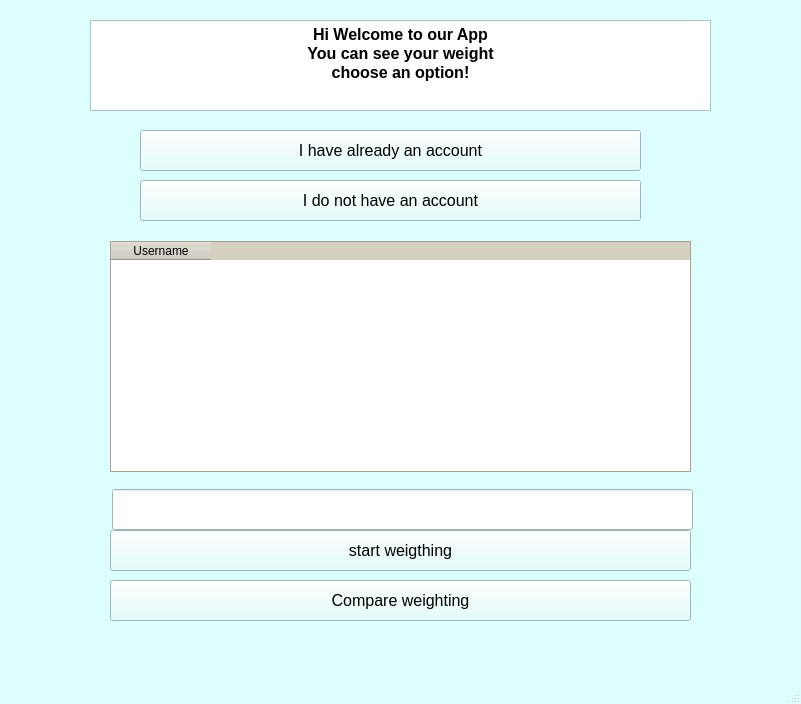
<?xml version="1.0" encoding="UTF-8"?>
<ui version="4.0">
 <class>MainWindow</class>
 <widget class="QMainWindow" name="MainWindow">
  <property name="geometry">
   <rect>
    <x>0</x>
    <y>0</y>
    <width>801</width>
    <height>704</height>
   </rect>
  </property>
  <property name="palette">
   <palette>
    <active>
     <colorrole role="WindowText">
      <brush brushstyle="SolidPattern">
       <color alpha="255">
        <red>0</red>
        <green>0</green>
        <blue>0</blue>
       </color>
      </brush>
     </colorrole>
     <colorrole role="Button">
      <brush brushstyle="SolidPattern">
       <color alpha="255">
        <red>220</red>
        <green>255</green>
        <blue>254</blue>
       </color>
      </brush>
     </colorrole>
     <colorrole role="Light">
      <brush brushstyle="SolidPattern">
       <color alpha="255">
        <red>255</red>
        <green>255</green>
        <blue>255</blue>
       </color>
      </brush>
     </colorrole>
     <colorrole role="Midlight">
      <brush brushstyle="SolidPattern">
       <color alpha="255">
        <red>237</red>
        <green>255</green>
        <blue>254</blue>
       </color>
      </brush>
     </colorrole>
     <colorrole role="Dark">
      <brush brushstyle="SolidPattern">
       <color alpha="255">
        <red>110</red>
        <green>127</green>
        <blue>127</blue>
       </color>
      </brush>
     </colorrole>
     <colorrole role="Mid">
      <brush brushstyle="SolidPattern">
       <color alpha="255">
        <red>147</red>
        <green>170</green>
        <blue>169</blue>
       </color>
      </brush>
     </colorrole>
     <colorrole role="Text">
      <brush brushstyle="SolidPattern">
       <color alpha="255">
        <red>0</red>
        <green>0</green>
        <blue>0</blue>
       </color>
      </brush>
     </colorrole>
     <colorrole role="BrightText">
      <brush brushstyle="SolidPattern">
       <color alpha="255">
        <red>255</red>
        <green>255</green>
        <blue>255</blue>
       </color>
      </brush>
     </colorrole>
     <colorrole role="ButtonText">
      <brush brushstyle="SolidPattern">
       <color alpha="255">
        <red>0</red>
        <green>0</green>
        <blue>0</blue>
       </color>
      </brush>
     </colorrole>
     <colorrole role="Base">
      <brush brushstyle="SolidPattern">
       <color alpha="255">
        <red>255</red>
        <green>255</green>
        <blue>255</blue>
       </color>
      </brush>
     </colorrole>
     <colorrole role="Window">
      <brush brushstyle="SolidPattern">
       <color alpha="255">
        <red>220</red>
        <green>255</green>
        <blue>254</blue>
       </color>
      </brush>
     </colorrole>
     <colorrole role="Shadow">
      <brush brushstyle="SolidPattern">
       <color alpha="255">
        <red>0</red>
        <green>0</green>
        <blue>0</blue>
       </color>
      </brush>
     </colorrole>
     <colorrole role="AlternateBase">
      <brush brushstyle="SolidPattern">
       <color alpha="255">
        <red>237</red>
        <green>255</green>
        <blue>254</blue>
       </color>
      </brush>
     </colorrole>
     <colorrole role="ToolTipBase">
      <brush brushstyle="SolidPattern">
       <color alpha="255">
        <red>255</red>
        <green>255</green>
        <blue>220</blue>
       </color>
      </brush>
     </colorrole>
     <colorrole role="ToolTipText">
      <brush brushstyle="SolidPattern">
       <color alpha="255">
        <red>0</red>
        <green>0</green>
        <blue>0</blue>
       </color>
      </brush>
     </colorrole>
    </active>
    <inactive>
     <colorrole role="WindowText">
      <brush brushstyle="SolidPattern">
       <color alpha="255">
        <red>0</red>
        <green>0</green>
        <blue>0</blue>
       </color>
      </brush>
     </colorrole>
     <colorrole role="Button">
      <brush brushstyle="SolidPattern">
       <color alpha="255">
        <red>220</red>
        <green>255</green>
        <blue>254</blue>
       </color>
      </brush>
     </colorrole>
     <colorrole role="Light">
      <brush brushstyle="SolidPattern">
       <color alpha="255">
        <red>255</red>
        <green>255</green>
        <blue>255</blue>
       </color>
      </brush>
     </colorrole>
     <colorrole role="Midlight">
      <brush brushstyle="SolidPattern">
       <color alpha="255">
        <red>237</red>
        <green>255</green>
        <blue>254</blue>
       </color>
      </brush>
     </colorrole>
     <colorrole role="Dark">
      <brush brushstyle="SolidPattern">
       <color alpha="255">
        <red>110</red>
        <green>127</green>
        <blue>127</blue>
       </color>
      </brush>
     </colorrole>
     <colorrole role="Mid">
      <brush brushstyle="SolidPattern">
       <color alpha="255">
        <red>147</red>
        <green>170</green>
        <blue>169</blue>
       </color>
      </brush>
     </colorrole>
     <colorrole role="Text">
      <brush brushstyle="SolidPattern">
       <color alpha="255">
        <red>0</red>
        <green>0</green>
        <blue>0</blue>
       </color>
      </brush>
     </colorrole>
     <colorrole role="BrightText">
      <brush brushstyle="SolidPattern">
       <color alpha="255">
        <red>255</red>
        <green>255</green>
        <blue>255</blue>
       </color>
      </brush>
     </colorrole>
     <colorrole role="ButtonText">
      <brush brushstyle="SolidPattern">
       <color alpha="255">
        <red>0</red>
        <green>0</green>
        <blue>0</blue>
       </color>
      </brush>
     </colorrole>
     <colorrole role="Base">
      <brush brushstyle="SolidPattern">
       <color alpha="255">
        <red>255</red>
        <green>255</green>
        <blue>255</blue>
       </color>
      </brush>
     </colorrole>
     <colorrole role="Window">
      <brush brushstyle="SolidPattern">
       <color alpha="255">
        <red>220</red>
        <green>255</green>
        <blue>254</blue>
       </color>
      </brush>
     </colorrole>
     <colorrole role="Shadow">
      <brush brushstyle="SolidPattern">
       <color alpha="255">
        <red>0</red>
        <green>0</green>
        <blue>0</blue>
       </color>
      </brush>
     </colorrole>
     <colorrole role="AlternateBase">
      <brush brushstyle="SolidPattern">
       <color alpha="255">
        <red>237</red>
        <green>255</green>
        <blue>254</blue>
       </color>
      </brush>
     </colorrole>
     <colorrole role="ToolTipBase">
      <brush brushstyle="SolidPattern">
       <color alpha="255">
        <red>255</red>
        <green>255</green>
        <blue>220</blue>
       </color>
      </brush>
     </colorrole>
     <colorrole role="ToolTipText">
      <brush brushstyle="SolidPattern">
       <color alpha="255">
        <red>0</red>
        <green>0</green>
        <blue>0</blue>
       </color>
      </brush>
     </colorrole>
    </inactive>
    <disabled>
     <colorrole role="WindowText">
      <brush brushstyle="SolidPattern">
       <color alpha="255">
        <red>110</red>
        <green>127</green>
        <blue>127</blue>
       </color>
      </brush>
     </colorrole>
     <colorrole role="Button">
      <brush brushstyle="SolidPattern">
       <color alpha="255">
        <red>220</red>
        <green>255</green>
        <blue>254</blue>
       </color>
      </brush>
     </colorrole>
     <colorrole role="Light">
      <brush brushstyle="SolidPattern">
       <color alpha="255">
        <red>255</red>
        <green>255</green>
        <blue>255</blue>
       </color>
      </brush>
     </colorrole>
     <colorrole role="Midlight">
      <brush brushstyle="SolidPattern">
       <color alpha="255">
        <red>237</red>
        <green>255</green>
        <blue>254</blue>
       </color>
      </brush>
     </colorrole>
     <colorrole role="Dark">
      <brush brushstyle="SolidPattern">
       <color alpha="255">
        <red>110</red>
        <green>127</green>
        <blue>127</blue>
       </color>
      </brush>
     </colorrole>
     <colorrole role="Mid">
      <brush brushstyle="SolidPattern">
       <color alpha="255">
        <red>147</red>
        <green>170</green>
        <blue>169</blue>
       </color>
      </brush>
     </colorrole>
     <colorrole role="Text">
      <brush brushstyle="SolidPattern">
       <color alpha="255">
        <red>110</red>
        <green>127</green>
        <blue>127</blue>
       </color>
      </brush>
     </colorrole>
     <colorrole role="BrightText">
      <brush brushstyle="SolidPattern">
       <color alpha="255">
        <red>255</red>
        <green>255</green>
        <blue>255</blue>
       </color>
      </brush>
     </colorrole>
     <colorrole role="ButtonText">
      <brush brushstyle="SolidPattern">
       <color alpha="255">
        <red>110</red>
        <green>127</green>
        <blue>127</blue>
       </color>
      </brush>
     </colorrole>
     <colorrole role="Base">
      <brush brushstyle="SolidPattern">
       <color alpha="255">
        <red>220</red>
        <green>255</green>
        <blue>254</blue>
       </color>
      </brush>
     </colorrole>
     <colorrole role="Window">
      <brush brushstyle="SolidPattern">
       <color alpha="255">
        <red>220</red>
        <green>255</green>
        <blue>254</blue>
       </color>
      </brush>
     </colorrole>
     <colorrole role="Shadow">
      <brush brushstyle="SolidPattern">
       <color alpha="255">
        <red>0</red>
        <green>0</green>
        <blue>0</blue>
       </color>
      </brush>
     </colorrole>
     <colorrole role="AlternateBase">
      <brush brushstyle="SolidPattern">
       <color alpha="255">
        <red>220</red>
        <green>255</green>
        <blue>254</blue>
       </color>
      </brush>
     </colorrole>
     <colorrole role="ToolTipBase">
      <brush brushstyle="SolidPattern">
       <color alpha="255">
        <red>255</red>
        <green>255</green>
        <blue>220</blue>
       </color>
      </brush>
     </colorrole>
     <colorrole role="ToolTipText">
      <brush brushstyle="SolidPattern">
       <color alpha="255">
        <red>0</red>
        <green>0</green>
        <blue>0</blue>
       </color>
      </brush>
     </colorrole>
    </disabled>
   </palette>
  </property>
  <property name="windowTitle">
   <string>MainWindow</string>
  </property>
  <widget class="QWidget" name="centralwidget">
   <widget class="QPushButton" name="pushButton">
    <property name="geometry">
     <rect>
      <x>140</x>
      <y>130</y>
      <width>501</width>
      <height>41</height>
     </rect>
    </property>
    <property name="font">
     <font>
      <family>Arial</family>
      <pointsize>12</pointsize>
     </font>
    </property>
    <property name="text">
     <string>I have already an account</string>
    </property>
   </widget>
   <widget class="QTextEdit" name="textEdit">
    <property name="geometry">
     <rect>
      <x>90</x>
      <y>20</y>
      <width>621</width>
      <height>91</height>
     </rect>
    </property>
    <property name="html">
     <string>&lt;!DOCTYPE HTML PUBLIC &quot;-//W3C//DTD HTML 4.0//EN&quot; &quot;http://www.w3.org/TR/REC-html40/strict.dtd&quot;&gt;
&lt;html&gt;&lt;head&gt;&lt;meta name=&quot;qrichtext&quot; content=&quot;1&quot; /&gt;&lt;style type=&quot;text/css&quot;&gt;
p, li { white-space: pre-wrap; }
&lt;/style&gt;&lt;/head&gt;&lt;body style=&quot; font-family:'MS Shell Dlg 2'; font-size:7.875pt; font-weight:400; font-style:normal;&quot;&gt;
&lt;p align=&quot;center&quot; style=&quot; margin-top:0px; margin-bottom:0px; margin-left:0px; margin-right:0px; -qt-block-indent:0; text-indent:0px;&quot;&gt;&lt;span style=&quot; font-size:12pt; font-weight:600;&quot;&gt;Hi Welcome to our App&lt;/span&gt;&lt;/p&gt;
&lt;p align=&quot;center&quot; style=&quot; margin-top:0px; margin-bottom:0px; margin-left:0px; margin-right:0px; -qt-block-indent:0; text-indent:0px;&quot;&gt;&lt;span style=&quot; font-size:12pt; font-weight:600;&quot;&gt;You can see your weight&lt;/span&gt;&lt;/p&gt;
&lt;p align=&quot;center&quot; style=&quot; margin-top:0px; margin-bottom:0px; margin-left:0px; margin-right:0px; -qt-block-indent:0; text-indent:0px;&quot;&gt;&lt;span style=&quot; font-size:12pt; font-weight:600;&quot;&gt;choose an option!&lt;/span&gt;&lt;/p&gt;&lt;/body&gt;&lt;/html&gt;</string>
    </property>
   </widget>
   <widget class="QTableWidget" name="tableWidget">
    <property name="geometry">
     <rect>
      <x>110</x>
      <y>241</y>
      <width>581</width>
      <height>231</height>
     </rect>
    </property>
    <property name="palette">
     <palette>
      <active>
       <colorrole role="WindowText">
        <brush brushstyle="SolidPattern">
         <color alpha="255">
          <red>0</red>
          <green>0</green>
          <blue>0</blue>
         </color>
        </brush>
       </colorrole>
       <colorrole role="Button">
        <brush brushstyle="SolidPattern">
         <color alpha="255">
          <red>213</red>
          <green>207</green>
          <blue>191</blue>
         </color>
        </brush>
       </colorrole>
       <colorrole role="Light">
        <brush brushstyle="SolidPattern">
         <color alpha="255">
          <red>255</red>
          <green>255</green>
          <blue>255</blue>
         </color>
        </brush>
       </colorrole>
       <colorrole role="Midlight">
        <brush brushstyle="SolidPattern">
         <color alpha="255">
          <red>234</red>
          <green>231</green>
          <blue>223</blue>
         </color>
        </brush>
       </colorrole>
       <colorrole role="Dark">
        <brush brushstyle="SolidPattern">
         <color alpha="255">
          <red>106</red>
          <green>103</green>
          <blue>95</blue>
         </color>
        </brush>
       </colorrole>
       <colorrole role="Mid">
        <brush brushstyle="SolidPattern">
         <color alpha="255">
          <red>142</red>
          <green>138</green>
          <blue>127</blue>
         </color>
        </brush>
       </colorrole>
       <colorrole role="Text">
        <brush brushstyle="SolidPattern">
         <color alpha="255">
          <red>0</red>
          <green>0</green>
          <blue>0</blue>
         </color>
        </brush>
       </colorrole>
       <colorrole role="BrightText">
        <brush brushstyle="SolidPattern">
         <color alpha="255">
          <red>255</red>
          <green>255</green>
          <blue>255</blue>
         </color>
        </brush>
       </colorrole>
       <colorrole role="ButtonText">
        <brush brushstyle="SolidPattern">
         <color alpha="255">
          <red>0</red>
          <green>0</green>
          <blue>0</blue>
         </color>
        </brush>
       </colorrole>
       <colorrole role="Base">
        <brush brushstyle="SolidPattern">
         <color alpha="255">
          <red>255</red>
          <green>255</green>
          <blue>255</blue>
         </color>
        </brush>
       </colorrole>
       <colorrole role="Window">
        <brush brushstyle="SolidPattern">
         <color alpha="255">
          <red>213</red>
          <green>207</green>
          <blue>191</blue>
         </color>
        </brush>
       </colorrole>
       <colorrole role="Shadow">
        <brush brushstyle="SolidPattern">
         <color alpha="255">
          <red>0</red>
          <green>0</green>
          <blue>0</blue>
         </color>
        </brush>
       </colorrole>
       <colorrole role="AlternateBase">
        <brush brushstyle="SolidPattern">
         <color alpha="255">
          <red>234</red>
          <green>231</green>
          <blue>223</blue>
         </color>
        </brush>
       </colorrole>
       <colorrole role="ToolTipBase">
        <brush brushstyle="SolidPattern">
         <color alpha="255">
          <red>255</red>
          <green>255</green>
          <blue>220</blue>
         </color>
        </brush>
       </colorrole>
       <colorrole role="ToolTipText">
        <brush brushstyle="SolidPattern">
         <color alpha="255">
          <red>0</red>
          <green>0</green>
          <blue>0</blue>
         </color>
        </brush>
       </colorrole>
      </active>
      <inactive>
       <colorrole role="WindowText">
        <brush brushstyle="SolidPattern">
         <color alpha="255">
          <red>0</red>
          <green>0</green>
          <blue>0</blue>
         </color>
        </brush>
       </colorrole>
       <colorrole role="Button">
        <brush brushstyle="SolidPattern">
         <color alpha="255">
          <red>213</red>
          <green>207</green>
          <blue>191</blue>
         </color>
        </brush>
       </colorrole>
       <colorrole role="Light">
        <brush brushstyle="SolidPattern">
         <color alpha="255">
          <red>255</red>
          <green>255</green>
          <blue>255</blue>
         </color>
        </brush>
       </colorrole>
       <colorrole role="Midlight">
        <brush brushstyle="SolidPattern">
         <color alpha="255">
          <red>234</red>
          <green>231</green>
          <blue>223</blue>
         </color>
        </brush>
       </colorrole>
       <colorrole role="Dark">
        <brush brushstyle="SolidPattern">
         <color alpha="255">
          <red>106</red>
          <green>103</green>
          <blue>95</blue>
         </color>
        </brush>
       </colorrole>
       <colorrole role="Mid">
        <brush brushstyle="SolidPattern">
         <color alpha="255">
          <red>142</red>
          <green>138</green>
          <blue>127</blue>
         </color>
        </brush>
       </colorrole>
       <colorrole role="Text">
        <brush brushstyle="SolidPattern">
         <color alpha="255">
          <red>0</red>
          <green>0</green>
          <blue>0</blue>
         </color>
        </brush>
       </colorrole>
       <colorrole role="BrightText">
        <brush brushstyle="SolidPattern">
         <color alpha="255">
          <red>255</red>
          <green>255</green>
          <blue>255</blue>
         </color>
        </brush>
       </colorrole>
       <colorrole role="ButtonText">
        <brush brushstyle="SolidPattern">
         <color alpha="255">
          <red>0</red>
          <green>0</green>
          <blue>0</blue>
         </color>
        </brush>
       </colorrole>
       <colorrole role="Base">
        <brush brushstyle="SolidPattern">
         <color alpha="255">
          <red>255</red>
          <green>255</green>
          <blue>255</blue>
         </color>
        </brush>
       </colorrole>
       <colorrole role="Window">
        <brush brushstyle="SolidPattern">
         <color alpha="255">
          <red>213</red>
          <green>207</green>
          <blue>191</blue>
         </color>
        </brush>
       </colorrole>
       <colorrole role="Shadow">
        <brush brushstyle="SolidPattern">
         <color alpha="255">
          <red>0</red>
          <green>0</green>
          <blue>0</blue>
         </color>
        </brush>
       </colorrole>
       <colorrole role="AlternateBase">
        <brush brushstyle="SolidPattern">
         <color alpha="255">
          <red>234</red>
          <green>231</green>
          <blue>223</blue>
         </color>
        </brush>
       </colorrole>
       <colorrole role="ToolTipBase">
        <brush brushstyle="SolidPattern">
         <color alpha="255">
          <red>255</red>
          <green>255</green>
          <blue>220</blue>
         </color>
        </brush>
       </colorrole>
       <colorrole role="ToolTipText">
        <brush brushstyle="SolidPattern">
         <color alpha="255">
          <red>0</red>
          <green>0</green>
          <blue>0</blue>
         </color>
        </brush>
       </colorrole>
      </inactive>
      <disabled>
       <colorrole role="WindowText">
        <brush brushstyle="SolidPattern">
         <color alpha="255">
          <red>106</red>
          <green>103</green>
          <blue>95</blue>
         </color>
        </brush>
       </colorrole>
       <colorrole role="Button">
        <brush brushstyle="SolidPattern">
         <color alpha="255">
          <red>213</red>
          <green>207</green>
          <blue>191</blue>
         </color>
        </brush>
       </colorrole>
       <colorrole role="Light">
        <brush brushstyle="SolidPattern">
         <color alpha="255">
          <red>255</red>
          <green>255</green>
          <blue>255</blue>
         </color>
        </brush>
       </colorrole>
       <colorrole role="Midlight">
        <brush brushstyle="SolidPattern">
         <color alpha="255">
          <red>234</red>
          <green>231</green>
          <blue>223</blue>
         </color>
        </brush>
       </colorrole>
       <colorrole role="Dark">
        <brush brushstyle="SolidPattern">
         <color alpha="255">
          <red>106</red>
          <green>103</green>
          <blue>95</blue>
         </color>
        </brush>
       </colorrole>
       <colorrole role="Mid">
        <brush brushstyle="SolidPattern">
         <color alpha="255">
          <red>142</red>
          <green>138</green>
          <blue>127</blue>
         </color>
        </brush>
       </colorrole>
       <colorrole role="Text">
        <brush brushstyle="SolidPattern">
         <color alpha="255">
          <red>106</red>
          <green>103</green>
          <blue>95</blue>
         </color>
        </brush>
       </colorrole>
       <colorrole role="BrightText">
        <brush brushstyle="SolidPattern">
         <color alpha="255">
          <red>255</red>
          <green>255</green>
          <blue>255</blue>
         </color>
        </brush>
       </colorrole>
       <colorrole role="ButtonText">
        <brush brushstyle="SolidPattern">
         <color alpha="255">
          <red>106</red>
          <green>103</green>
          <blue>95</blue>
         </color>
        </brush>
       </colorrole>
       <colorrole role="Base">
        <brush brushstyle="SolidPattern">
         <color alpha="255">
          <red>213</red>
          <green>207</green>
          <blue>191</blue>
         </color>
        </brush>
       </colorrole>
       <colorrole role="Window">
        <brush brushstyle="SolidPattern">
         <color alpha="255">
          <red>213</red>
          <green>207</green>
          <blue>191</blue>
         </color>
        </brush>
       </colorrole>
       <colorrole role="Shadow">
        <brush brushstyle="SolidPattern">
         <color alpha="255">
          <red>0</red>
          <green>0</green>
          <blue>0</blue>
         </color>
        </brush>
       </colorrole>
       <colorrole role="AlternateBase">
        <brush brushstyle="SolidPattern">
         <color alpha="255">
          <red>213</red>
          <green>207</green>
          <blue>191</blue>
         </color>
        </brush>
       </colorrole>
       <colorrole role="ToolTipBase">
        <brush brushstyle="SolidPattern">
         <color alpha="255">
          <red>255</red>
          <green>255</green>
          <blue>220</blue>
         </color>
        </brush>
       </colorrole>
       <colorrole role="ToolTipText">
        <brush brushstyle="SolidPattern">
         <color alpha="255">
          <red>0</red>
          <green>0</green>
          <blue>0</blue>
         </color>
        </brush>
       </colorrole>
      </disabled>
     </palette>
    </property>
    <column>
     <property name="text">
      <string>Username</string>
     </property>
    </column>
   </widget>
   <widget class="QPushButton" name="pushButton_2">
    <property name="geometry">
     <rect>
      <x>140</x>
      <y>180</y>
      <width>501</width>
      <height>41</height>
     </rect>
    </property>
    <property name="font">
     <font>
      <family>Arial</family>
      <pointsize>12</pointsize>
     </font>
    </property>
    <property name="text">
     <string>I do not have an account</string>
    </property>
   </widget>
   <widget class="QLineEdit" name="lineEdit">
    <property name="geometry">
     <rect>
      <x>112</x>
      <y>489</y>
      <width>581</width>
      <height>41</height>
     </rect>
    </property>
   </widget>
   <widget class="QPushButton" name="pushButton_3">
    <property name="geometry">
     <rect>
      <x>110</x>
      <y>530</y>
      <width>581</width>
      <height>41</height>
     </rect>
    </property>
    <property name="font">
     <font>
      <family>Arial</family>
      <pointsize>12</pointsize>
     </font>
    </property>
    <property name="text">
     <string>start weigthing</string>
    </property>
   </widget>
   <widget class="QPushButton" name="pushButton_4">
    <property name="geometry">
     <rect>
      <x>110</x>
      <y>580</y>
      <width>581</width>
      <height>41</height>
     </rect>
    </property>
    <property name="font">
     <font>
      <family>Arial</family>
      <pointsize>12</pointsize>
     </font>
    </property>
    <property name="text">
     <string>Compare weighting</string>
    </property>
   </widget>
  </widget>
  <widget class="QMenuBar" name="menubar">
   <property name="geometry">
    <rect>
     <x>0</x>
     <y>0</y>
     <width>801</width>
     <height>22</height>
    </rect>
   </property>
  </widget>
  <widget class="QStatusBar" name="statusbar"/>
 </widget>
 <resources/>
 <connections/>
</ui>
